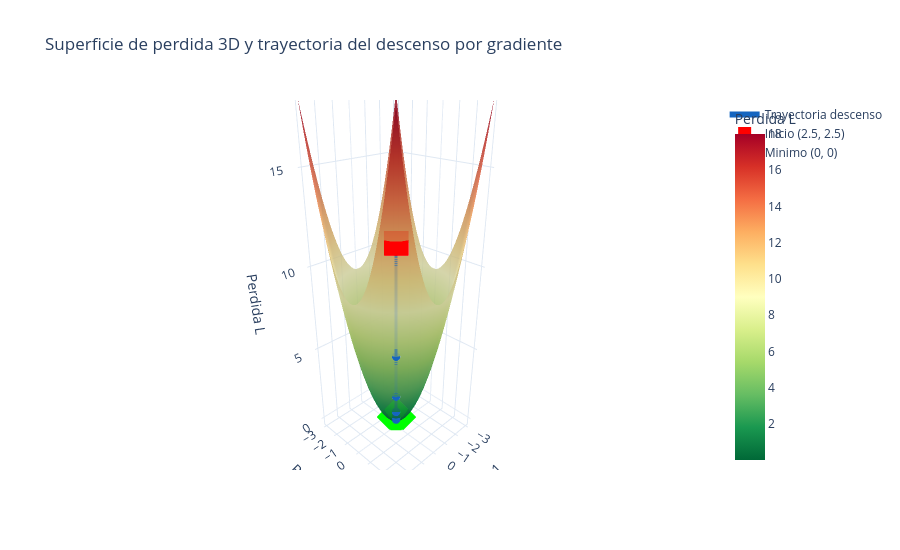

Write notebook code for a chart like this one.
### Markdown cell above
## 4. Visualización 3D interactiva: superficie de pérdida

Paraboloide `L(w1, w2) = w1^2 + w2^2` con la trayectoria del descenso
desde el punto `(2.5, 2.5)` hasta el mínimo `(0, 0)`.

### Code cell
# Superficie 3D
w1r = np.linspace(-3, 3, 60)
w2r = np.linspace(-3, 3, 60)
W1_3d, W2_3d = np.meshgrid(w1r, w2r)
Z_3d = W1_3d**2 + W2_3d**2

# Descenso desde (2.5, 2.5)
w_gd = np.array([2.5, 2.5])
path = [w_gd.copy()]
for _ in range(25):
    g = 2.0 * w_gd
    w_gd = w_gd - 0.15 * g
    path.append(w_gd.copy())
path = np.array(path)
path_z = path[:,0]**2 + path[:,1]**2 + 0.15

fig3d = go.Figure()
fig3d.add_trace(go.Surface(
    x=w1r, y=w2r, z=Z_3d,
    colorscale='RdYlGn_r', opacity=0.82,
    showscale=True,
    colorbar=dict(title='Perdida L'),
    name='Superficie'
))
fig3d.add_trace(go.Scatter3d(
    x=path[:,0], y=path[:,1], z=path_z,
    mode='lines+markers',
    line=dict(color='#1565C0', width=6),
    marker=dict(size=5, color='#1565C0'),
    name='Trayectoria descenso'
))
fig3d.add_trace(go.Scatter3d(
    x=[path[0,0]], y=[path[0,1]], z=[path_z[0]],
    mode='markers',
    marker=dict(size=13, color='red', symbol='square'),
    name='Inicio (2.5, 2.5)'
))
fig3d.add_trace(go.Scatter3d(
    x=[0], y=[0], z=[0.15],
    mode='markers',
    marker=dict(size=13, color='lime', symbol='diamond'),
    name='Minimo (0, 0)'
))
fig3d.update_layout(
    title='Superficie de perdida 3D y trayectoria del descenso por gradiente',
    scene=dict(
        xaxis_title='Peso w1',
        yaxis_title='Peso w2',
        zaxis_title='Perdida L',
        camera=dict(eye=dict(x=1.6, y=1.6, z=1.1))
    ),
    height=550,
    template='plotly_white'
)

html_path = f'{IMG}/B03E_fig04.html'
fig3d.write_html(html_path)
print(f'Guardado HTML: {html_path}')
try:
    fig3d.write_image(f'{IMG}/B03E_fig04.png', width=900, height=550)
    print('Guardado PNG: B03E_fig04.png')
except Exception as e:
    print(f'PNG no disponible (kaleido): {e}')
fig3d.show()

### Figure 1 — Plotly figure (JSON) as saved in the notebook; plotly's stock layout.template omitted (floating-point values rounded to 4 significant figures; data arrays with more than 128 entries replaced by an {"elided": "..."} marker saying what was removed)
{"data": [{"colorbar": {"title": {"text": "Perdida L"}}, "colorscale": [[0, "rgb(0,104,55)"], [0.1, "rgb(26,152,80)"], [0.2, "rgb(102,189,99)"], [0.3, "rgb(166,217,106)"], [0.4, "rgb(217,239,139)"], [0.5, "rgb(255,255,191)"], [0.6, "rgb(254,224,139)"], [0.7, "rgb(253,174,97)"], [0.8, "rgb(244,109,67)"], [0.9, "rgb(215,48,39)"], [1, "rgb(165,0,38)"]], "name": "Superficie", "opacity": 0.82, "showscale": true, "type": "surface", "x": [-3, -2.898, -2.797, -2.695, -2.593, -2.492, -2.39, -2.288, -2.186, -2.085, -1.983, -1.881, -1.78, -1.678, -1.576, -1.475, -1.373, -1.271, -1.169, -1.068, -0.9661, -0.8644, -0.7627, -0.661, -0.5593, -0.4576, -0.3559, -0.2542, -0.1525, -0.05085, 0.05085, 0.1525, 0.2542, 0.3559, 0.4576, 0.5593, 0.661, 0.7627, 0.8644, 0.9661, 1.068, 1.169, 1.271, 1.373, 1.475, 1.576, 1.678, 1.78, 1.881, 1.983, 2.085, 2.186, 2.288, 2.39, 2.492, 2.593, 2.695, 2.797, 2.898, 3], "y": [-3, -2.898, -2.797, -2.695, -2.593, -2.492, -2.39, -2.288, -2.186, -2.085, -1.983, -1.881, -1.78, -1.678, -1.576, -1.475, -1.373, -1.271, -1.169, -1.068, -0.9661, -0.8644, -0.7627, -0.661, -0.5593, -0.4576, -0.3559, -0.2542, -0.1525, -0.05085, 0.05085, 0.1525, 0.2542, 0.3559, 0.4576, 0.5593, 0.661, 0.7627, 0.8644, 0.9661, 1.068, 1.169, 1.271, 1.373, 1.475, 1.576, 1.678, 1.78, 1.881, 1.983, 2.085, 2.186, 2.288, 2.39, 2.492, 2.593, 2.695, 2.797, 2.898, 3], "z": {"elided": "60x60 float values"}}, {"line": {"color": "#1565C0", "width": 6}, "marker": {"color": "#1565C0", "size": 5}, "mode": "lines+markers", "name": "Trayectoria descenso", "type": "scatter3d", "x": [2.5, 1.75, 1.225, 0.8575, 0.6003, 0.4202, 0.2941, 0.2059, 0.1441, 0.1009, 0.07062, 0.04943, 0.0346, 0.02422, 0.01696, 0.01187, 0.008308, 0.005816, 0.004071, 0.00285, 0.001995, 0.001396, 0.0009775, 0.0006842, 0.000479, 0.0003353], "y": [2.5, 1.75, 1.225, 0.8575, 0.6003, 0.4202, 0.2941, 0.2059, 0.1441, 0.1009, 0.07062, 0.04943, 0.0346, 0.02422, 0.01696, 0.01187, 0.008308, 0.005816, 0.004071, 0.00285, 0.001995, 0.001396, 0.0009775, 0.0006842, 0.000479, 0.0003353], "z": [12.65, 6.275, 3.151, 1.621, 0.8706, 0.5031, 0.323, 0.2348, 0.1915, 0.1704, 0.16, 0.1549, 0.1524, 0.1512, 0.1506, 0.1503, 0.1501, 0.1501, 0.15, 0.15, 0.15, 0.15, 0.15, 0.15, 0.15, 0.15]}, {"marker": {"color": "red", "size": 13, "symbol": "square"}, "mode": "markers", "name": "Inicio (2.5, 2.5)", "type": "scatter3d", "x": [2.5], "y": [2.5], "z": [12.65]}, {"marker": {"color": "lime", "size": 13, "symbol": "diamond"}, "mode": "markers", "name": "Minimo (0, 0)", "type": "scatter3d", "x": [0], "y": [0], "z": [0.15]}], "layout": {"height": 550, "scene": {"camera": {"eye": {"x": 1.6, "y": 1.6, "z": 1.1}}, "xaxis": {"title": {"text": "Peso w1"}}, "yaxis": {"title": {"text": "Peso w2"}}, "zaxis": {"title": {"text": "Perdida L"}}}, "title": {"text": "Superficie de perdida 3D y trayectoria del descenso por gradiente"}}}
